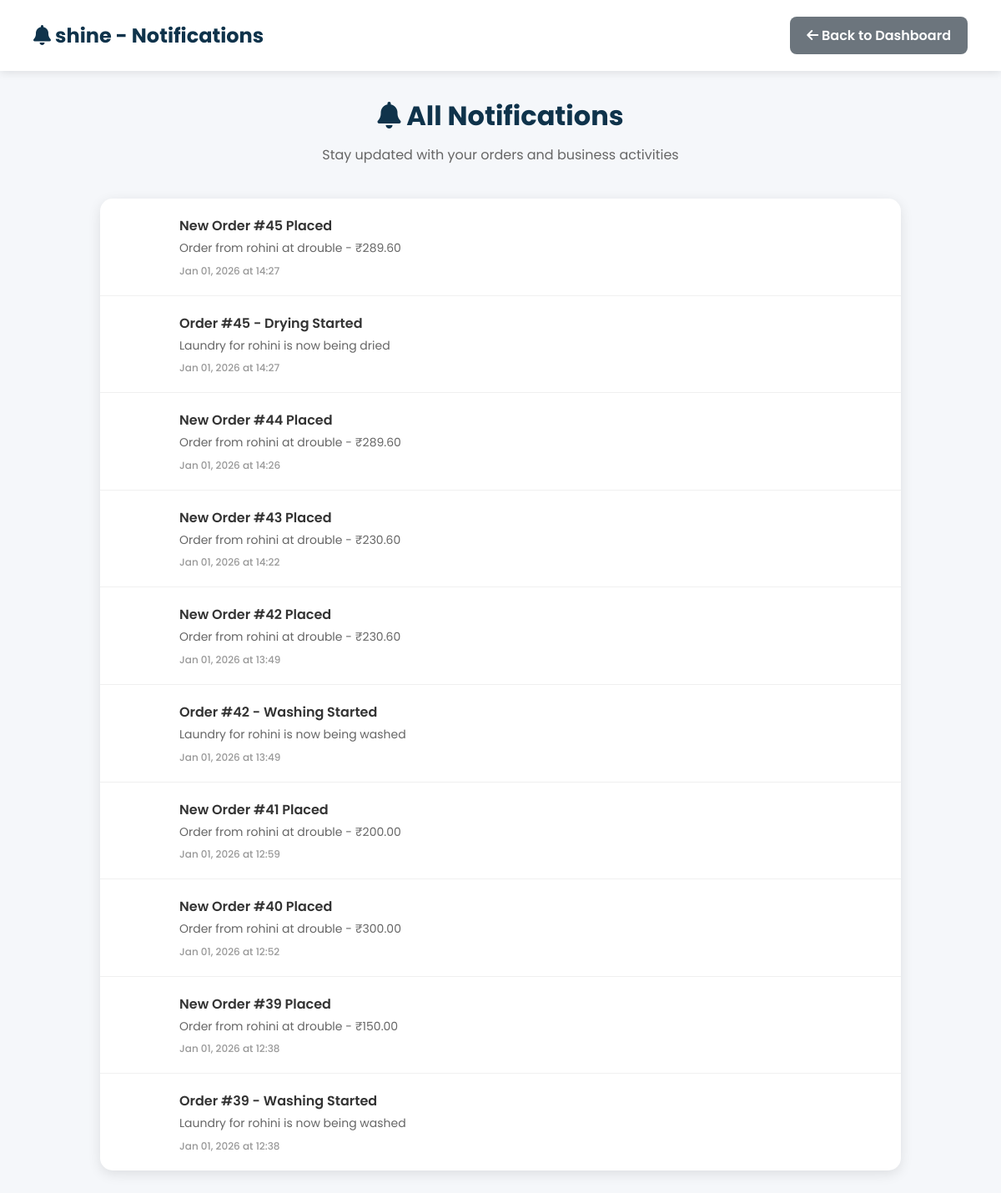
/shop/notifications/ (signed in), run on the app's committed database.
### shop/models.py (models this page shows, shortened)
class LaundryShop(models.Model):
    name = models.CharField(max_length=100, unique=True)
    email = models.EmailField(unique=True)
    password = models.CharField(max_length=128, blank=True)
    address = models.TextField(blank=True)
    phone = models.CharField(max_length=15, blank=True)
    city = models.CharField(max_length=100, blank=True)
    latitude = models.FloatField(blank=True, null=True)
    longitude = models.FloatField(blank=True, null=True)
    is_approved = models.BooleanField(default=False)
    is_open = models.BooleanField(default=True)
    created_at = models.DateTimeField(default=timezone.now)
    razorpay_account_id = models.CharField(
        max_length=100,
        blank=True,
        null=True,
        help_text="Razorpay Account ID for marketplace payments"
    )
    razorpay_key_id = models.CharField(
        max_length=100,
        blank=True,
        null=True,
        help_text="Razorpay Key ID for shop payments"
    )
    razorpay_key_secret = models.CharField(
        max_length=100,
        blank=True,
        null=True,
        help_text="Razorpay Key Secret for shop payments"
    )
    bank_account_holder_name = models.CharField(
        max_length=100,
        blank=True,
        null=True,
        help_text="Account holder name as per bank records"
    )
    bank_account_number = models.CharField(
        max_length=50,
        blank=True,
        null=True,
        help_text="Bank account number"
    )
    bank_ifsc_code = models.CharField(
        max_length=11,
        blank=True,
        null=True,
        help_text="IFSC code (e.g., HDFC0001234)"
    )
    bank_name = models.CharField(
        max_length=100,
        blank=True,
        null=True,
        help_text="Bank name (e.g., HDFC Bank, SBI)"
    )
    bank_branch = models.CharField(
        max_length=100,
        blank=True,
        null=True,
        help_text="Bank branch name"
    )
    bank_account_type = models.CharField(
        max_length=20,
        choices=[
            ('Savings', 'Savings'),
            ('Current', 'Current'),
        ],
        blank=True,
        null=True,
        help_text="Type of bank account"
    )

class Order(models.Model):
    STATUS_CHOICES = [
        ('Pending', 'Pending'),
        ('Pickup', 'Pickup'),
        ('Washing', 'Washing'),
        ('Drying', 'Drying'),
        ('Ironing', 'Ironing'),
        ('Ready', 'Ready for Pickup'),
        ('Completed', 'Completed'),
    ]
    PAYMENT_CHOICES = [
        ('Pending', 'Pending'),
        ('Completed', 'Completed'),
    ]
    user = models.ForeignKey(User, on_delete=models.CASCADE)
    shop = models.ForeignKey(LaundryShop, on_delete=models.CASCADE)
    branch = models.ForeignKey(Branch, on_delete=models.CASCADE, blank=True, null=True)
    base_amount = models.DecimalField(max_digits=10, decimal_places=2, default=0)
    platform_fee = models.DecimalField(max_digits=10, decimal_places=2, default=0)
    delivery_fee = models.DecimalField(max_digits=10, decimal_places=2, default=0)
    gst_amount = models.DecimalField(max_digits=10, decimal_places=2, default=0)
    amount = models.DecimalField(
        max_digits=10,
        decimal_places=2,
        help_text="Final payable amount (base + fees + GST)"
    )
    cloth_status = models.CharField(
        max_length=20,
        choices=STATUS_CHOICES,
        default='Pending'
    )
    payment_status = models.CharField(
        max_length=20,
        choices=PAYMENT_CHOICES,
        default='Pending'
    )
    pickup_date = models.DateTimeField(blank=True, null=True)
    delivery_date = models.DateTimeField(blank=True, null=True)
    delivery_name = models.CharField(max_length=100, blank=True)
    delivery_address = models.TextField(blank=True)
    delivery_phone = models.CharField(max_length=15, blank=True)
    special_instructions = models.TextField(blank=True)
    created_at = models.DateTimeField(default=timezone.now)
    delay_notified = models.BooleanField(default=False)
    thank_you_sent = models.BooleanField(default=False)
    razorpay_payment_id = models.CharField(max_length=100, blank=True, null=True)
    razorpay_order_id = models.CharField(max_length=100, blank=True, null=True)

### shop/views.py (the view, shortened to what this page needs)
# urls.py: path("shop/notifications/", views.shop_notifications, name="shop_notifications"),
@shop_login_required
def shop_notifications(request):
    shop_id = request.session.get('shop_id')
    shop = get_object_or_404(LaundryShop, id=shop_id)
    notifications = []
    shop_orders = Order.objects.filter(shop=shop).select_related('user', 'branch').order_by('-created_at')
    for order in shop_orders:
        notifications.append({
            'type': 'order_placed',
            'title': f'New Order #{order.id} Placed',
            'message': f'Order from {order.user.username} at {order.branch.name if order.branch else "Main Branch"} - ₹{order.amount}',
            'time': order.created_at,
            'icon': 'fas fa-shopping-cart',
            'color': '#28a745'
        })
        if order.cloth_status == 'Washing':
            notifications.append({
                'type': 'status_update',
                'title': f'Order #{order.id} - Washing Started',
                'message': f'Laundry for {order.user.username} is now being washed',
                'time': order.created_at,
                'icon': 'fas fa-tint',
                'color': '#17a2b8'
            })
        elif order.cloth_status == 'Drying':
            notifications.append({
                'type': 'status_update',
                'title': f'Order #{order.id} - Drying Started',
                'message': f'Laundry for {order.user.username} is now being dried',
                'time': order.created_at,
                'icon': 'fas fa-wind',
                'color': '#f39c12'
            })
    notifications.sort(key=lambda x: x['time'], reverse=True)
    return render(request, 'shop_notifications.html', {
        'shop': shop,
        'notifications': notifications
    })

### shop/views.py (called while the page is built)
def is_shop_logged_in(request):
    return 'shop_id' in request.session

def shop_login_required(view_func):
    from functools import wraps
    @wraps(view_func)
    def wrapper(request, *args, **kwargs):
        if not is_shop_logged_in(request):
            messages.error(request, "Please login to access this page")
            return redirect("shop_login")
        return view_func(request, *args, **kwargs)
    return wrapper

### shop/templates/shop_notifications.html (shortened to what this page needs)
{% load static %}
<!DOCTYPE html>
<html lang="en">
<head>
    <link rel="stylesheet" href="https://cdnjs.cloudflare.com/ajax/libs/font-awesome/6.0.0-beta3/css/all.min.css">
</head>
<body>
    <div class="header">
        <h1><i class="fas fa-bell"></i> {{ shop.name }} - Notifications</h1>
        <div>
            <a href="{% url 'shop_dashboard' %}" class="btn btn-secondary">
                <i class="fas fa-arrow-left"></i> Back to Dashboard
            </a>
        </div>
    </div>
    <div class="container">
        <div class="page-title">
            <h1><i class="fas fa-bell"></i> All Notifications</h1>
            <p>Stay updated with your orders and business activities</p>
        </div>
        <div class="notifications-container">
            {% if notifications %}
                {% for notification in notifications %}
                    <div class="notification-item notification-{{ notification.type }}">
                        <div class="notification-icon">
                            <i class="{{ notification.icon }}"></i>
                        </div>
                        <div class="notification-content">
                            <div class="notification-title">{{ notification.title }}</div>
                            <div class="notification-message">{{ notification.message }}</div>
                            <div class="notification-time">
                                {{ notification.time|date:"M d, Y" }} at {{ notification.time|date:"H:i" }}
                            </div>
                        </div>
                    </div>
                {% endfor %}
            {% endif %}
        </div>
    </div>
</body>
</html>

### shop/templates/shop_notifications.html (style rules this page uses)
* { margin: 0; padding: 0; font-family: "Poppins", sans-serif; box-sizing: border-box; }
body { background: #f5f7fa; min-height: 100vh; }
:root { --primary-color: #0f334bff; --secondary-color: #6c757d; }
.header { background: white; padding: 20px 40px; box-shadow: 0 2px 10px rgba(0,0,0,0.1); display: flex; justify-content: space-between; align-items: center; }
.header h1 { color: var(--primary-color); font-size: 24px; }
.btn { padding: 10px 20px; border-radius: 8px; text-decoration: none; font-weight: 600; transition: all 0.3s; border: none; cursor: pointer; display: inline-block; }
.btn-secondary { background: var(--secondary-color); color: white; }
.container { max-width: 1000px; margin: 0 auto; padding: 30px 20px; }
.page-title { text-align: center; margin-bottom: 40px; color: var(--primary-color); }
.page-title h1 { font-size: 32px; margin-bottom: 10px; }
.page-title p { color: #666; font-size: 16px; }
.notifications-container { background: white; border-radius: 15px; box-shadow: 0 4px 15px rgba(0,0,0,0.1); overflow: hidden; }
.notification-item { display: flex; align-items: flex-start; padding: 20px 25px; border-bottom: 1px solid #f0f0f0; transition: background 0.2s; }
.notification-item:last-child { border-bottom: none; }
.notification-icon { width: 50px; height: 50px; border-radius: 50%; display: flex; align-items: center; justify-content: center; color: white; font-size: 18px; margin-right: 20px; flex-shrink: 0; }
.notification-content { flex: 1; }
.notification-title { font-size: 16px; font-weight: 600; color: #333; margin-bottom: 5px; }
.notification-message { color: #666; font-size: 14px; line-height: 1.4; margin-bottom: 8px; }
.notification-time { color: #999; font-size: 12px; font-weight: 500; }

### data on the page
LaundryShop: name "shine"
Order: time "Jan 01, 2026" "Jan 01, 2026", time "14:27" "14:27"
Order: time "Jan 01, 2026", time "14:26"
Order: time "Jan 01, 2026", time "14:22"
Order: time "Jan 01, 2026" "Jan 01, 2026", time "13:49" "13:49"
Order: time "Jan 01, 2026", time "12:59"
Order: time "Jan 01, 2026", time "12:52"
Order: time "Jan 01, 2026" "Jan 01, 2026", time "12:38" "12:38"

### other printed values
{{ notification.title }} "New Order #45 Placed" "Order #45 - Drying Started" "New Order #44 Placed" "New Order #43 Placed" "New Order #42 Placed" "Order #42 - Washing Started" "New Order #41 Placed" "New Order #40 Placed" "New Order #39 Placed" "Order #39 - Washing Started"
{{ notification.message }} "Order from rohini at drouble - ₹289.60" "Laundry for rohini is now being dried" "Order from rohini at drouble - ₹289.60" "Order from rohini at drouble - ₹230.60" "Order from rohini at drouble - ₹230.60" "Laundry for rohini is now being washed" "Order from rohini at drouble - ₹200.00" "Order from rohini at drouble - ₹300.00" "Order from rohini at drouble - ₹150.00" "Laundry for rohini is now being washed"
